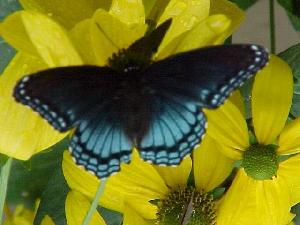
#> input picture image_0058.jpg, 300 x 225 px
$ python anna_phog_demo.py
#> lines starting #> are read from the running program, lines starting #| are printed output that depends on the picture
#> further down, Image is the input picture: shape (225, 300, 3); mean R, G, B 115.4, 116.9, 32.1
### anna_phog.py
import numpy as np
import imageio
import cv2
import matplotlib.pyplot as plt

'''
original matlab code at https://www.robots.ox.ac.uk/~vgg/research/caltech/phog.html
'''

def anna_phog(Img, bin, angle, L, roi):
    '''
     anna_PHOG Computes Pyramid Histogram of Oriented Gradient over a ROI.

     [BH, BV] = anna_PHOG(Img,BIN,ANGLE,L,ROI) computes phog descriptor over a ROI.

     Given and image Img, phog computes the Pyramid Histogram of Oriented Gradients
     over L pyramid levels and over a Region Of Interest

    IN:
        Img- Images numpy array of size MxN (Color or Gray)
        bin - Number of bins on the histogram
        angle - 180 or 360
       L - number of pyramid levels
       roi - Region Of Interest (ytop,ybottom,xleft,xright)

    OUT:
        p - pyramid histogram of oriented gradients
    '''
#> called with angle = 360, L = 3
    if Img.shape[2] == 3:
        G = cv2.cvtColor(Img, cv2.COLOR_BGR2GRAY)
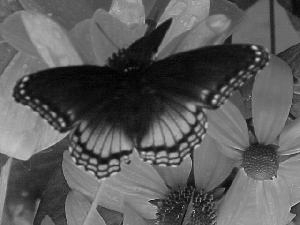
#> G: shape (225, 300); min 0, max 210, mean 91.4
    else:
        G = Img

    if np.sum(G) > 100:
        # apply automatic Canny edge detection using the computed median
        sigma = 0.33
        v = np.median(G)
#> v = 101
        lower = int(max(0, (1.0 - sigma) * v))
#> lower = 67
        upper = int(min(255, (1.0 + sigma) * v))
#> upper = 134
        E = cv2.Canny(G,lower,upper) #high and low treshold
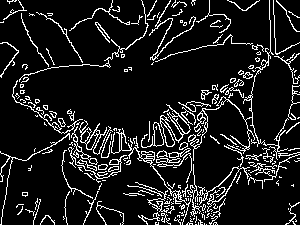
#> E: shape (225, 300); 11.3% white in thin lines or dots
        GradientX, GradientY = np.gradient(G)
        GradientYY = np.gradient(GradientY, axis=1)
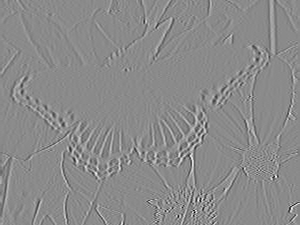
#> GradientYY: shape (225, 300) float64; min -70.5, max 59, mean 0; drawn with min black and max white

        Gr = np.sqrt(np.square(GradientX)+np.square(GradientY))
        index = GradientX == 0
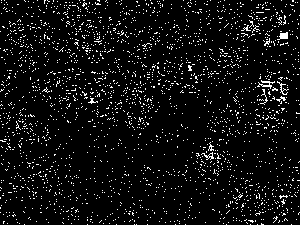
#> index: shape (225, 300) bool; 6.3% white in thin lines or dots
        GradientX[index] = 1e-5 #maybe another value
#> GradientX: shape (225, 300) float64; min -96, max 78.5, mean 0.1

        YX = GradientY*GradientX
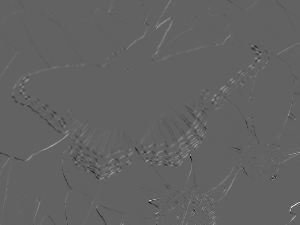
#> YX: shape (225, 300) float64; min -3660, max 5808, mean 10.9; drawn with min black and max white
        if angle == 180: A = ((np.arctan(YX)+(np.pi/2))*180)/np.pi
        if angle == 360: A = ((np.arctan2(GradientY,GradientX)+np.pi)*180)/np.pi
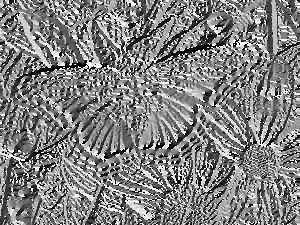
#> A: shape (225, 300) float64; min 0.616, max 360, mean 183.5; drawn with min black and max white

        bh, bv = anna_BinMatrix(A,E,Gr,angle,bin)

    else:
        bh = np.zeros(Img.shape)
        bv = np.zeros(Img.shape)

    bh_roi = bh[roi[0]:roi[1], roi[2]:roi[3]]
    bv_roi = bv[roi[0]:roi[1], roi[2]:roi[3]]

    p = anna_PhogDescriptor(bh_roi,bv_roi,L,bin)
    return p


def anna_BinMatrix(A,E,G,angle,bin):
    '''
    anna_BINMATRIX Computes a Matrix (bm) with the same size of the image where
    (i,j) position contains the histogram value for the pixel at position (i,j)
    and another matrix (bv) where the position (i,j) contains the gradient
    value for the pixel at position (i,j)

    IN:
    	A - Matrix containing the angle values
    	E - Edge Image
        G - Matrix containing the gradient values
    	angle - 180 or 360
        bin - Number of bins on the histogram

    OUT:
    	bm - matrix with the histogram values
        bv - matrix with the gradient values (only for the pixels belonging to and edge)
    '''
#> called with angle = 360
    n, contorns = cv2.connectedComponents(E, connectivity=8)
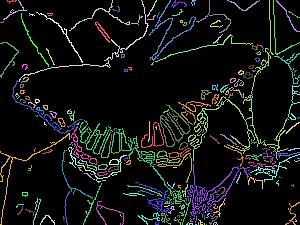
#> contorns: shape (225, 300) int32; 218 distinct labels, from 0 to 217; one colour per label, 0 black
#> n = 218

    X = E.shape[1]
#> X = 300
    Y = E.shape[0]
#> Y = 225
    bm = np.zeros(shape=(Y,X))
    bv = np.zeros(shape=(Y,X))

#> (the run stopped early here; a loop or call above may not have finished)
